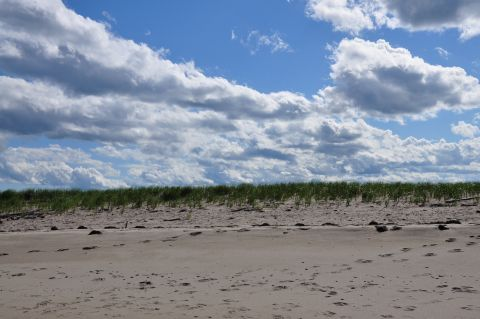
#> input picture Exo3/beach.jpg, 480 x 319 px, given in place of waves.jpg, which was not available
$ python ex3.py
#> lines starting #> are read from the running program, lines starting #| are printed output that depends on the picture; pictures that were not available may be replaced by others from this repository, and a replacement may not be noted
import cv2
import matplotlib.pyplot as plt

# Mettez les images suivantes dans le dossier courant :
# waves.jpg, beach.jpg, bear.jpg, dog.jpg, lake.jpg, moose.jpg, polar.jpg

names = ["waves", "beach", "bear", "dog", "lake", "moose", "polar"]

OPENCV_METHODS = (
    ("Correlation", cv2.HISTCMP_CORREL),
    ("Chi-Squared", cv2.HISTCMP_CHISQR),
    ("Intersection", cv2.HISTCMP_INTERSECT),
    ("Hellinger", cv2.HISTCMP_BHATTACHARYYA))

index = {}
images = {}

for img_name in names:
    img = cv2.imread(img_name + ".jpg")
#> img is the input picture: shape (319, 480, 3); mean B, G, R 155.7, 140.5, 130.3
    img = cv2.cvtColor(img, cv2.COLOR_BGR2GRAY)
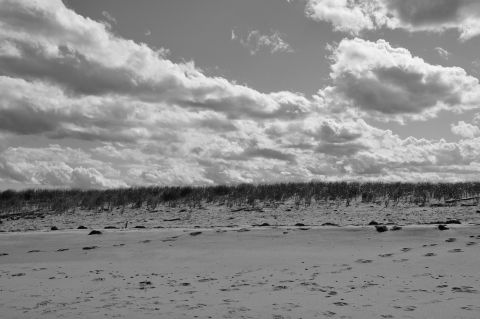
#> img: shape (319, 480); min 1, max 251, mean 139.1
    img = cv2.resize(img, None, fx=0.5, fy=0.5)
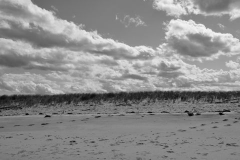
#> img: shape (160, 240); min 6, max 245, mean 139.2
    images[img_name] = img

    hist = cv2.calcHist(img, [0], None, [256], [0, 256])
#> hist = 256 values, max 25 at index 124, min 0 at index 0, mean 0.938

    # on norme l'histogramme "in place"
    hist = cv2.normalize(hist, hist).flatten()
#> hist = 256 values, max 0.634 at index 124, min 0 at index 0, mean 0.0238
#> pass 3 of the loop `for img_name in names:`:
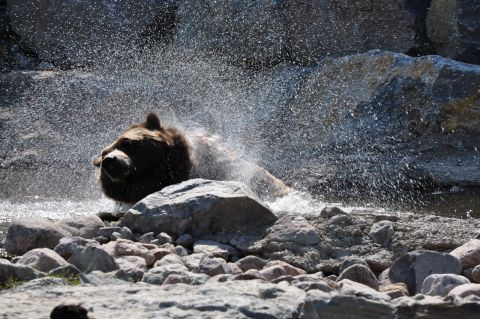
#> input picture Exo3/bear.jpg, 480 x 319 px
#> img is the input picture: shape (319, 480, 3); mean B, G, R 101.7, 97.5, 96.5
#> `img = cv2.resize(img, None, fx=0.5, fy=0.5)`:
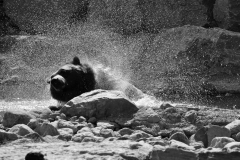
#> img: shape (160, 240); min 1, max 251, mean 97.8
#> `hist = cv2.calcHist(img, [0], None, [256], [0, 256])`: hist = 256 values, max 10 at index 48, min 0 at index 0, mean 0.938
#> `hist = cv2.normalize(hist, hist).flatten()`: hist = 256 values, max 0.298 at index 48, min 0 at index 0, mean 0.0279
#> the loop made 7 passes; the first 3 are shown
    plt.plot(hist)
    plt.title(img_name)
    index[img_name] = hist

result = {}
for (k, hist) in index.items():
    # on choisit de comparer l'image waves.jpg aux autres images
    comp = cv2.compareHist(index["waves"], hist, cv2.HISTCMP_BHATTACHARYYA)
    result[k] = comp
#> this loop made 7 passes
#> (k, comp) on passes 1 to 7: ('waves', 0), ('beach', 0), ('bear', 0.993), ('dog', 0.74), ('lake', 0.847), ('moose', 0.993), ('polar', 0.993)
#> after the loop, result = {'waves': 0, 'beach': 0, 'bear': 0.993, 'dog': 0.74, 'lake': 0.847, 'moose': 0.993, 'polar': 0.993}
result = sorted([(v, k) for (k, v) in result.items()])
#> result = [(0, 'beach'), (0, 'waves'), (0.74, 'dog'), (0.847, 'lake'), (0.993, 'bear'), (0.993, 'moose'), (0.993, 'polar')]

fig = plt.figure("Query")
ax = fig.add_subplot(1, 1, 1)
ax.imshow(images["waves"])
plt.axis("off")

fig = plt.figure("Results")
#  plus on est proche de 0, plus les histogrammes des images sont proches (la comparaison de l'image avec elle-même donne donc 0)
for (i, (v, k)) in enumerate(result):
    ax = fig.add_subplot(1, len(images), i + 1)
    ax.set_title("%s: %.2f" % (k, v))
    plt.imshow(images[k])
    plt.axis("off")
#> this loop made 7 passes

plt.show()
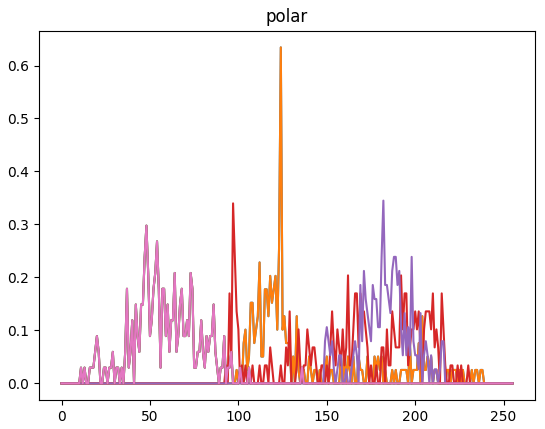
#> figure drawn by matplotlib, 1 panel; curve peaks at x = 124, y = 0.634; curve peaks at x = 124, y = 0.634; curve peaks at x = 48, y = 0.298
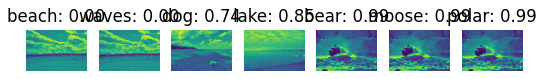
#> figure drawn by matplotlib, 7 panels
